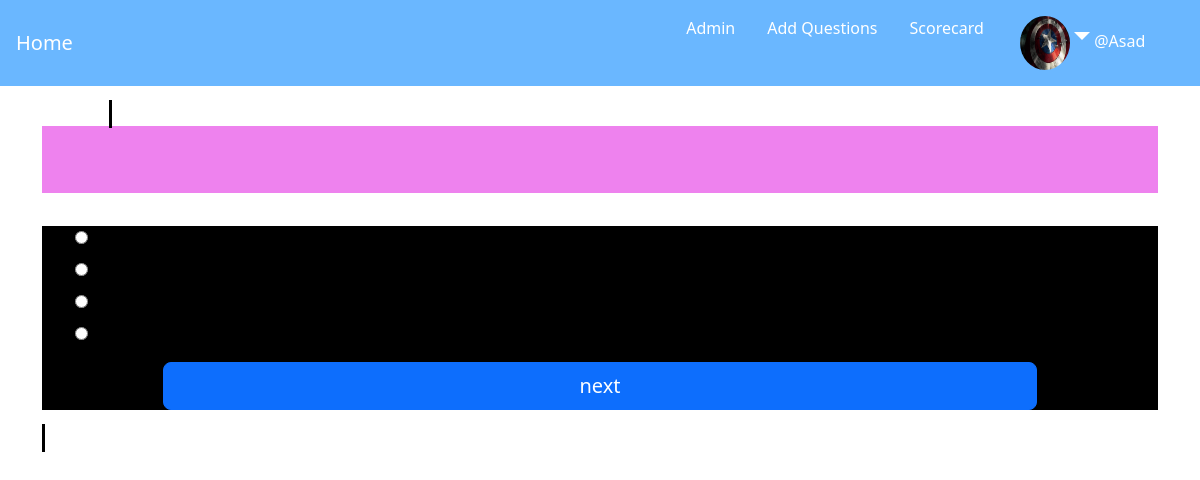
The page /subtopics/questions/1/ (signed in) on the database its author committed.
### quizapp/models.py (models this page shows, shortened)
class MyUser(AbstractUser):
    email = models.EmailField(unique = True, null = True)
    bio = models.TextField(
        default = 'Lorem ipsum dolor sit amet, consectetur adipiscing elit, sed do eiusmod tempor incididunt ut labore et dolore magna aliqua. Ut enim ad minim veniam, quis nostrud exercitation ullamco laboris nisi ut aliquip ex ea commodo consequat. Duis aute irure dolor in reprehenderit in voluptate velit esse cillum dolore eu fugiat nulla pariatur. Excepteur sint occaecat cupidatat non proident, sunt in culpa qui officia deserunt mollit anim id est laborum.'
    )
    avatar = models.ImageField(null = True, default = "captain-america.jpg", verbose_name = 'Profile pic')
    USERNAME_FIELD = 'email'
    REQUIRED_FIELDS = ['username']

### quizapp/views.py (the view)
# urls.py: path('subtopics/questions/<str:pk>/', views.questionspersubtopic, name = 'questionsubtopic'),
@login_required(login_url = 'loginuser')
def questionspersubtopic(request, pk):
    sub_t = Subtopic.objects.get(id = pk)
    questions = sub_t.quizquestion_set.all()
    context = {
        'questions' : questions,
        'sub_id' : sub_t.id,
    }
    return render(request, 'quizapp/questions.html', context)

### quizapp/templates/quizapp/questions.html (shortened to what this page needs)
{% extends 'main.html' %}
{% block content %}
    <div class="quiz-questions">
        <div class="qs my-5" style="display: none;">
            <div class="question-header">
            </div>
            <div class="question-body">
                <div class="mt-2" id="answer1">
                    <input type="radio" id="option1" name="option">
                </div>
                <div class="mt-2" id="answer2">
                    <input type="radio" id="option2" name="option">
                </div>
                <div class="mt-2" id="answer3">
                    <input type="radio" id="option3" name="option">
                </div>
                <div class="mt-2" id="answer4">
                    <input type="radio" id="option4" name="option">
                </div>
                <div class="d-grid gap-2 col-10 mx-auto my-3">
                    <input type="button" class="btn btn-lg btn-primary next" value="next">
                </div>
            </div>
        </div>
    </div>
{% endblock %}

### templates/navbar.html (shortened to what this page needs)
<nav class="navbar navbar-expand-lg navbar-light nav-bg">
    <a class="navbar-brand px-3 text-white" href="{% url 'home' %}">Home</a>
    <div class="collapse navbar-collapse" id="navbarSupportedContent">
        <ul class="navbar-nav text-white nav-links">
            {% if request.user.is_superuser %}
                <li class="nav-item active px-2">
                    <a class="nav-link text-white" href="{% url 'home' %}admin">Admin</a>
                </li>
                <li class="nav-item active px-2">
                    <a class="nav-link text-white" href="{% url 'question-form' %}">Add Questions</a>
                </li>
            {% endif %}
            {% if request.user.is_authenticated %}
                <li class="nav-item active px-2">
                    <a class="nav-link text-white" href="{% url 'scorecard' %}">Scorecard</a>
                </li>
                <div class="pic-nav">
                    <img class="rounded-circle py-2" id="profile-pic" src="{{user.avatar.url}}" />
                    <span class="text-white fs-3 fw-bold dropdown-toggle" data-bs-toggle="dropdown" aria-expanded="false"></span>
                        @{{user.username}}
                </div>
            {% endif %}
        </ul>
    </div>
</nav>

### static/css/base.css (style rules this page uses)
.nav-bg { background-color: #6ab7ff; }
#profile-pic { height: 70px; width: 50px; }
.pic-nav { position: relative; padding-left: 20px; }
.nav-links { margin-left: auto; margin-right: 5%; }
a:link { text-decoration: none; }
.qs { margin: 0 6%; margin-bottom: 10%; margin-top: 10%; border-style: solid; border-color: black; background-color:black; }
.question-body { background-color:black; color: antiquewhite; padding-left: 3%; padding-right: 3%; }
.question-header { background-color:violet; padding: 3% 0; margin-bottom: 3%; padding-left: 3%; }

### rows shown on the page
MyUser: avatar (picture), username "Asad"
